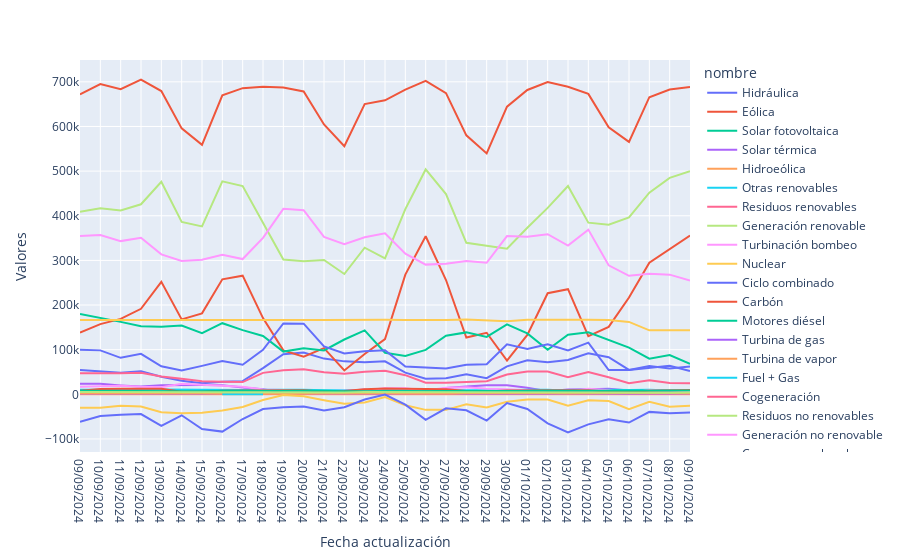

The cell this chart's notebook holds for it:
### Code cell
px.line(data_frame = df_balance,
        x = 'Fecha actualización',
        y = 'Valores',
        color = 'nombre')
